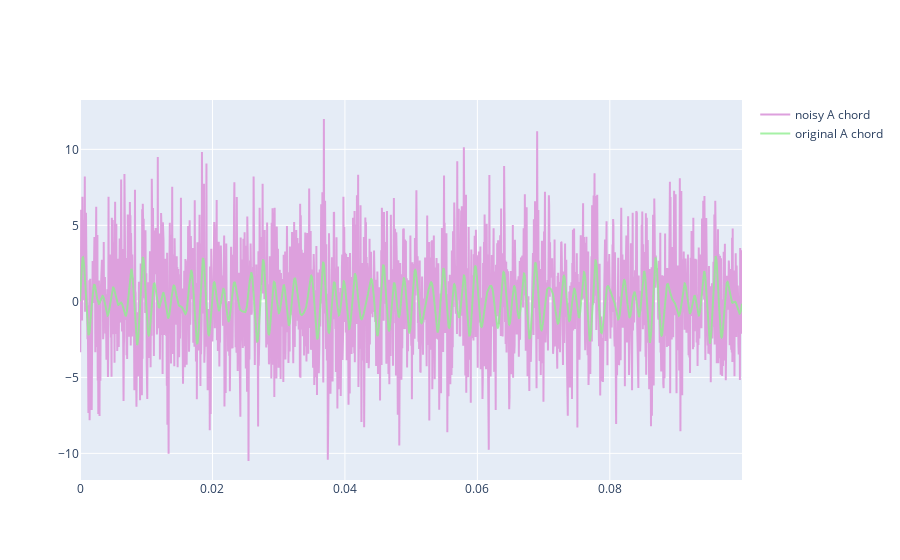

The code cell stored with this chart in its notebook:
### Code cell
noise_level = 3
noisy_a_chord = a_chord + noise_level * np.random.randn(len(a_chord))
sr = 1/22050 #standard 44.1 kHz
fig = go.Figure()
fig.add_trace(go.Scatter(
    x=t[:len(t)//10],
    y=noisy_a_chord[:len(t)//10],
    mode='lines',
    name='noisy A chord',
    line=dict(color='rgba(221, 160, 221, 1.0)'), 
))
fig.add_trace(go.Scatter(
    x=t[:len(t)//10],
    y=a_chord[:len(t)//10],
    mode='lines',
    name='original A chord',
    line=dict(color='rgba(144, 238, 144, 0.8)'), 
))
fig.show()
ipd.Audio(data = noisy_a_chord, rate=1/sr)

### Figure 1 — Plotly figure (JSON) as saved in the notebook; plotly's stock layout.template omitted (floating-point values rounded to 4 significant figures; data arrays with more than 128 entries replaced by an {"elided": "..."} marker saying what was removed)
{"data": [{"line": {"color": "rgba(221, 160, 221, 1.0)"}, "mode": "lines", "name": "noisy A chord", "type": "scatter", "x": {"elided": "2205 float values"}, "y": {"elided": "2205 float values"}}, {"line": {"color": "rgba(144, 238, 144, 0.8)"}, "mode": "lines", "name": "original A chord", "type": "scatter", "x": {"elided": "2205 float values"}, "y": {"elided": "2205 float values"}}], "layout": {}}
